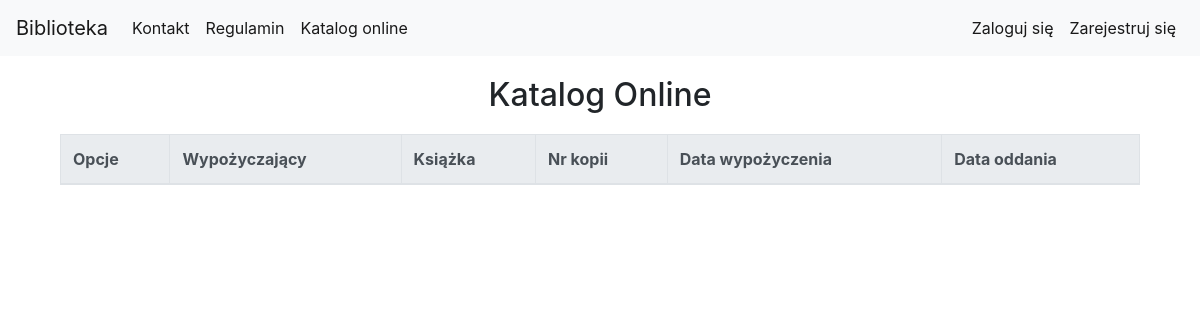
/library/borrow_list/, run on an earlier commit of the app's database.
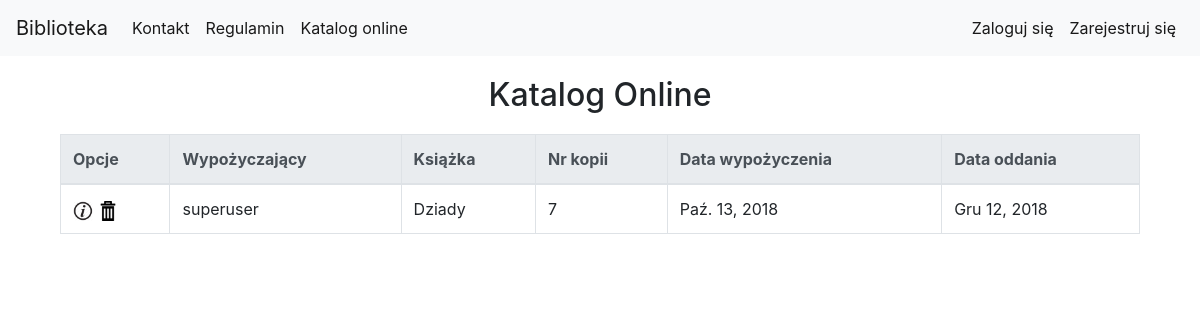
And on a later commit of the database.
### library_app/models.py (models this page shows, shortened)
class Borrow(models.Model):
    user = models.ForeignKey(User)
    book_copy_id = models.ForeignKey(BookCopy)
    borrow_date = models.DateField(auto_now=True)
    receive_date = models.DateField(default=datetime.now()+timedelta(days=60))

class BookCopy(models.Model):
    book = models.ForeignKey(Book)

class Book(models.Model):
    authors = models.ManyToManyField(Author, related_name='book_authors')
    category = models.ForeignKey(Category, related_name='book_categories')
    publishing_house = models.ForeignKey(PublishingHouse, related_name='publishing_houses')
    isbn = models.CharField(max_length=30, unique=True)
    title = models.CharField(max_length=200)
    description = models.TextField(blank=True, default='')
    publish_date = models.DateField(default=datetime.now, blank=True)
    edition = models.PositiveIntegerField(default=1)
    image_url = models.URLField(default='', blank=True, null=True)
    add_date = models.DateTimeField(auto_now=True)
    is_borrowed = models.BooleanField(default=False)
    slug = models.SlugField(allow_unicode=True, unique=True)
    def __str__(self):
        return self.title

### library_app/views.py (the view)
class BorrowListView(generic.ListView):
    model = models.Borrow

### library_app/templates/library_app/borrow_list.html
{% extends "base.html" %}
{% load static %}
{% block body_block %}
<div class="container">
    <div class="page-title">
        <h2>Katalog Online</h2>
    </div>
    <table class="table table-bordered table-hover">
        <thead class="thead-light">
            <tr>
                <th scope="col">Opcje</th>
                <th scope="col">Wypożyczający</th>
                <th scope="col">Książka</th>
                <th scope="col">Nr kopii</th>
                <th scope="col">Data wypożyczenia</th>
                <th scope="col">Data oddania</th>
            </tr>
        </thead>
        <tbody>
            {% for borrow in borrow_list %}
            <tr>
                <td>
                    <a href="{% url 'library_app:borrow_detail' pk=borrow.pk %}"><img src="{% static 'website_icons/info_ico.png' %}" alt="Szczegóły" width="20" height="20"></a>
                    <a href="{% url 'library_app:borrow_delete' pk=borrow.pk %}"><img src="{% static 'website_icons/del_ico.png' %}" alt="Usuń" width="20" height="20"></a>
                </td>
                <td>{{borrow.user}}</td>
                <td>{{borrow.book_copy_id.book}}</td>
                <td>{{borrow.id}}</td>
                <td>{{borrow.borrow_date}}</td>
                <td>{{borrow.receive_date}}</td>
            </tr>
            {% endfor %}
        </tbody>
    </table>
</div>
{% endblock %}

What changed in the data, as far as the page shows it:
added Borrow: user "superuser", book_copy_id.book "Dziady", id "7", borrow_date "Paź. 13, 2018", receive_date "Gru 12, 2018"
